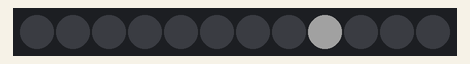
Bench run of a sketch on a simulated Arduino Uno, built with avr-gcc and run on an emulated ATmega328P. On the bench: 12 RGB LEDs in strip order, left to right. Dim RGB values are drawn brighter than linear; random numbers use the default seed unless the sketch sets one.

Above: at 0.07 s.
At 0.49 s:
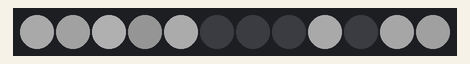
At 1.05 s:
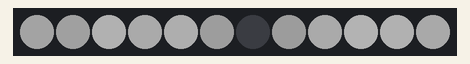
At 39.32 s:
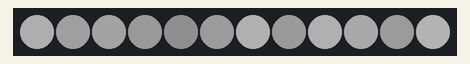

The sketch:

stars.ino
```cpp
// (licence header left out)
//Thanks to Adafruit for their wonderful Neopixel Library.
//To setup your Flora and install the Neopixel library, follow these instructions:
//http://learn.adafruit.com/getting-started-with-flora/overview
//http://learn.adafruit.com/flora-rgb-smart-pixels/

#include "Adafruit_NeoPixel.h"
#define PIN 6
Adafruit_NeoPixel strip = Adafruit_NeoPixel(12, PIN, NEO_GRB + NEO_KHZ800);

void setup() {
  strip.begin();
  strip.show(); // Initialize all pixels to 'off'
  randomSeed(analogRead(0));
}

void loop() {
  //Pick a random pixel
  int pixelNum = random(0,strip.numPixels());

  //Pick a random brightness value
  int brightness = random(15,61);

  //Random time between flickering.
  int sleep = random(5,41);

  strip.setPixelColor(pixelNum,strip.Color(brightness,brightness,brightness));
  strip.show();
  delay(sleep);
}
```
